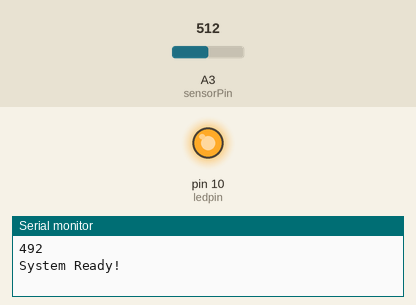
Recording of a sketch running on a simulated Arduino Uno, built with avr-gcc and run on an emulated ATmega328P. On the bench: output pins drawn as LEDs (lit = HIGH), the last lines printed to the serial monitor. The inputs (shaded band) are chosen by the test bench; at power-on: A3 (sensorPin) = 512. Storage starts empty.

Above: at 1.2 s.
1.3 s: A3 (sensorPin) set to 306
At 1.7 s:
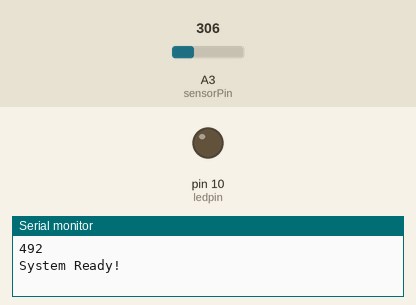
3.3 s: A3 (sensorPin) set to 276
At 15.3 s:
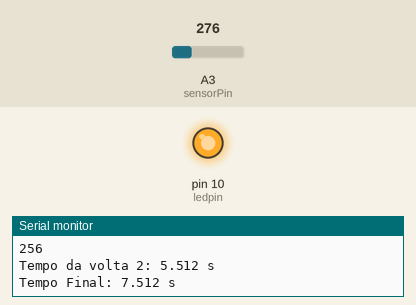
Timing chart, 0 to 15.8 s (numbered marks = the images above; inputs shaded):
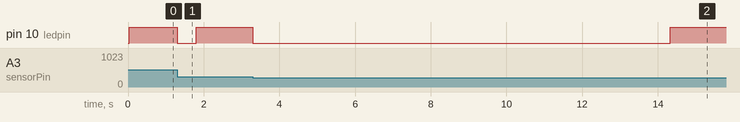

The sketch:

Round_Course.ino
```cpp
#define ledpin 10
#define sensorPin A3
#include <SPI.h>
#include <SD.h>

File myFile;

int i, sensorValue;
long starmil, segundos;
float endmil1, endmil2;
const unsigned int MAX_MESSAGE_LENGTH = 12;
const int ledPin = 10;
char str[50];

void recalibrar() {
  sensorValue = 0;
  for (i = 0; i < 10; i++) {
    //Serial.println(analogRead(sensorPin));
    sensorValue = sensorValue + analogRead(sensorPin);
  }
  sensorValue = sensorValue / 10 - 20;
  Serial.println(sensorValue);
  i = 0;
}

void Read() {
  myFile = SD.open("test.txt");
  if (myFile) {
    Serial.println("READING FILE test.txt:");
    while (myFile.available()) {
      Serial.write(myFile.read());
    }
    myFile.close();
  }
}

void Delete() {
  myFile = SD.open("test.txt");
  if (myFile) {
    Serial.println("READING FILE test.txt:");
    while (myFile.available()) {
      Serial.write(myFile.read());
    }
  }
  Serial.println(" ");
  SD.remove("test.txt");
  Serial.println("File test.txt DELETED");

}

void setup() {
  pinMode(ledPin, OUTPUT);
  pinMode(A3, INPUT);
  Serial.begin(9600);
  if (!SD.begin(5)) {
    Serial.println("initialization failed!");
    while (1);
  }
  myFile = SD.open("test.txt", FILE_WRITE);
  //  if (myFile) {
  //    Serial.println("Writing to test.txt...");
  myFile.println("Nome,Volta 1,Volta 2,Total");
  //    // close the file:
  myFile.close();

  recalibrar();
  Serial.println("System Ready!");
}

void loop() {

  if (analogRead(A3) < sensorValue) {
    if (i == 1) {
      starmil = millis();
      digitalWrite(ledpin, LOW);
      delay(500);
      recalibrar();

      while (analogRead(A3) > sensorValue) {
        digitalWrite(ledpin, HIGH);
        /*endmil1 = millis() - starmil;
          endmil1 = endmil1 / 1000;
          //sprintf(str, "Tempo atual: %s s", endmil);
          //Serial.println(str);
          Serial.print("Primeira volta: ");
          Serial.print(endmil1, 3);
          Serial.println(" s");*/
      }
      endmil1 = millis() - starmil;
      endmil1 = endmil1 / 1000;
      /*if (endmil1 < 5) {
        if (endmil1 < 2) {
          myFile = SD.open("test.txt");
          if (myFile) {
            Serial.println("READING FILE test.txt:");
            while (myFile.available()) {
              Serial.write(myFile.read());
            }
          }
          Serial.println(" ");
          SD.remove("test.txt");
          Serial.println("File test.txt DELETED");
        }
        else {
          myFile = SD.open("test.txt");
          if (myFile) {
            Serial.println("READING FILE test.txt:");
            while (myFile.available()) {
              Serial.write(myFile.read());
            }
            myFile.close();
          }
        }
        }
        else {*/
      digitalWrite(ledpin, LOW);
      delay(500);
      Serial.print("Tempo da volta 1: ");
      Serial.print(endmil1, 3);
      Serial.println(" s");
      myFile = SD.open("test.txt", FILE_WRITE);
      myFile.print(",");
      myFile.print(endmil1, 3);
      myFile.print(",");
      myFile.close();
      delay(5000);
      while (analogRead(A3) > sensorValue) {
        digitalWrite(ledpin, HIGH);
        /*endmil2 = millis() - (starmil + endmil1 * 1000);
          endmil2 = endmil2 / 1000;
          //sprintf(str, "Tempo atual: %s s", endmil);
          //Serial.println(str);
          Serial.print("Segunda volta: ");
          Serial.print(endmil2, 3);
          Serial.println(" s");*/
      }
      endmil2 = millis() - (starmil + endmil1 * 1000);
      endmil2 = endmil2 / 1000;
      recalibrar();
      digitalWrite(ledpin, LOW);
      delay(500);
      Serial.print("Tempo da volta 2: ");
      Serial.print(endmil2, 3);
      Serial.println(" s");
      delay(5000);
      myFile = SD.open("test.txt", FILE_WRITE);
      //myFile.print(",Tempo da volta 1,");
      myFile.print(endmil2, 3);
      endmil2 = endmil2 + endmil1;
      myFile.print(",");
      myFile.println(endmil2, 3);
      myFile.close();
      Serial.print("Tempo Final: ");
      Serial.print(endmil2, 3);
      Serial.println(" s");

    }
  }
  else {

    digitalWrite(ledPin, HIGH);
    i = 1;
  }

  //delay(500);


  while (Serial.available() > 0)
  {
    static char message[MAX_MESSAGE_LENGTH];
    static unsigned int message_pos = 0;


    char inByte = Serial.read();

    if ( inByte != '\n' && (message_pos < MAX_MESSAGE_LENGTH - 1) )
    {
      message[message_pos] = inByte;
      message_pos++;
    }
    else
    {
      message[message_pos] = '\0';
      Serial.println(message);
      String msg = message;
      //Serial.println(msg);
      if (msg == "Read") {
        Read();
      }
      else if (msg == "Delete") {
        Delete();
      }
      else {
        myFile = SD.open("test.txt", FILE_WRITE);
        myFile.print(message);
        myFile.close();
      }
      message_pos = 0;
    }
  }
}
```

Measured:
- the behaviour switches between 287 and 286 on A3 (sensorPin) (found by bisection; images 1 and 2)
- after the input at 1.3 s, pin 10 (ledpin): HIGH → LOW at once, → HIGH 0.50 s later
- after the input at 3.3 s, pin 10 (ledpin): HIGH → LOW at once, → HIGH 11.0 s later
